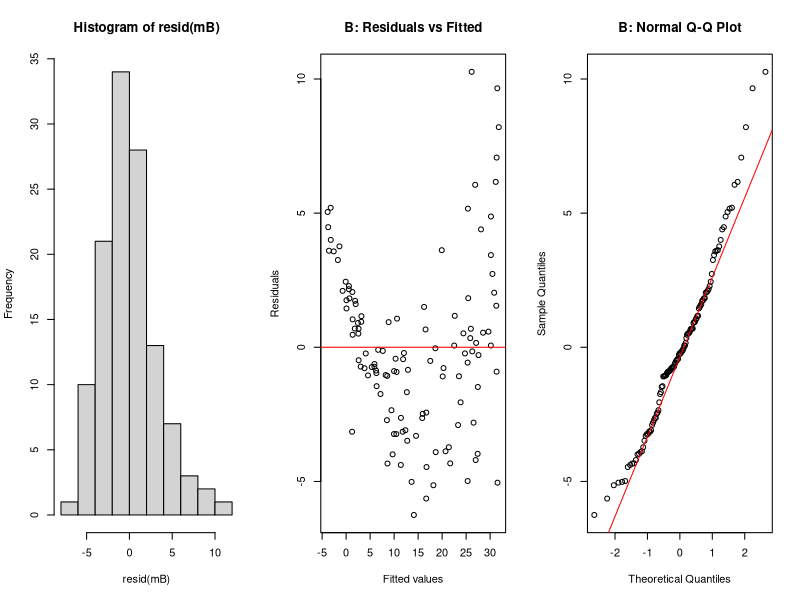

The R source for this figure:
set.seed(2)

n  <- 120
x  <- runif(n, 0, 10)

# Nonlinear mean + heteroscedasticity + heavier tails
err <- rt(n, df = 3) * (0.3 + 0.25*x)  # variance grows with x and t-errors
y   <- 1 + 0.5*x + 0.3*x^2 + err       # true relation is curved

mB <- lm(y ~ x)  # wrongly fit a straight line

png("violates_plots.png", width = 1200, height = 550)
par(mfrow = c(1, 3))
# 1) Residuals vs Fitted: curved pattern + fan shape (increasing spread)
hist(resid(mB))
plot(fitted(mB), resid(mB),
     main = "B: Residuals vs Fitted",
     xlab = "Fitted values", ylab = "Residuals")
abline(h = 0, col = "red")

# 2) Normal Q-Q: heavy tails deviate from the line
qqnorm(resid(mB), main = "B: Normal Q-Q Plot")
qqline(resid(mB), col = "red")
dev.off()
cat("Plot saved to violates_plots.png\n")

summary(mB)$r.squared